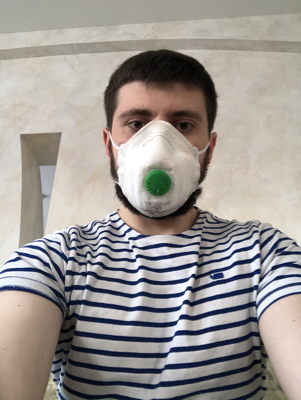
#> input picture foto12.png, 301 x 400 px
$ python cgpi.py
#> lines starting #> are read from the running program, lines starting #| are printed output that depends on the picture; after the words box and inside, x2 and y2 are one past the last pixel; in counts of white or black regions, pixels touching at a corner belong together
# Importa o OpenCV, a biblioteca principal para processar imagens.
import cv2

# Aqui carregamos um modelo pré-treinado que consegue detectar rostos humanos.
# Esse .xml é um arquivo que já vem com o OpenCV (ou pode ser baixado) e contém um modelo baseado em Haar features.
# Carrega os classificadores Haar pré-treinados

face_cascade = cv2.CascadeClassifier('haarcascade_frontalface_default.xml')
mask_cascade = cv2.CascadeClassifier('haarcascade_mask.xml')  # Detecta máscara

# Verifica se os arquivos foram carregados corretamente
if face_cascade.empty():
    print("Erro ao carregar haarcascade_frontalface_default.xml")
if mask_cascade.empty():
    print("Erro ao carregar haarcascade_mask.xml")

# Lê uma imagem
img = cv2.imread('foto12.png')
#> img is the input picture: shape (400, 301, 3); mean B, G, R 147.6, 151.9, 157.3

# Verifica se a imagem foi carregada corretamente
if img is None:
    print("Erro ao carregar a foto.")
    exit()

# Converte a imagem para escala de cinza. O Haar Cascade funciona melhor com
# imagens em preto e branco, porque ele analisa contraste e não cores

gray = cv2.cvtColor(img, cv2.COLOR_BGR2GRAY)
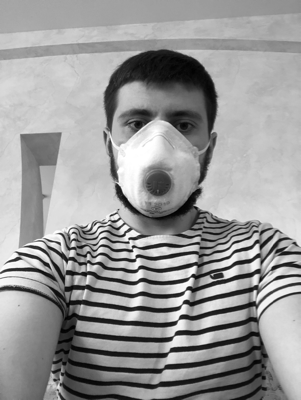
#> gray: shape (400, 301); min 0, max 255, mean 153

# Essa linha é onde a mágica acontece:
# gray: imagem em escala de cinza.
# 1.1: fator de escala (quanto menor, mais preciso e lento).
# 4: número de vizinhos necessários para confirmar um rosto (quanto maior, mais
# restrito).
# Esse comando retorna uma lista com os rostos encontrados. Cada rosto é uma tupla com
# as coordenadas (x, y, largura, altura).
faces = face_cascade.detectMultiScale(gray, 1.1, 4)
#> faces = [[73, 42, 172, 172]]

# Detecta máscaras na imagem
masks = mask_cascade.detectMultiScale(gray, 1.04, 3)
#> masks = [[94, 71, 137, 137]]

# Vai percorrer cada rosto detectado e recorta aquela área da imagem original
# Para cada máscara detectada, desenha um retângulo verde
for (x, y, w, h) in faces:
    # Região de interesse (somente o rosto)

    face_roi = img[y:y+h, x:x+w]
    # Desenha um retângulo azul em volta do rosto. Os parâmetros são:
    # # (x, y) → canto superior esquerdo
    # # (x+w, y+h) → canto inferior direito
    # # (255, 0, 0) → cor azul em BGR
    # # 2 → espessura da linha
    cv2.rectangle(img, (x, y), (x+w, y+h), (255, 0, 0), 2)

    # Esse laço percorre todas as máscaras detectadas na imagem
    # Cada item da lista é uma tupla com 4 valores:
    # (mx, my, mw, mh)
    # mx → coordenada X do canto superior esquerdo
    # my → coordenada Y do canto superior esquerdo
    # mw → largura da área
    # mh → altura da área

    for (mx, my, mw, mh) in masks:
        if len(masks) > 0:
            # Desenha um retângulo verde em volta da máscara detectada. Os parâmetros são:
            # (mx, my) → canto superior esquerdo
            # (mx+mw, my+mh) → canto inferior direito
            # (0, 255, 0) → cor verde em BGR (indica máscara encontrada)
            # 2 → espessura da linha
            cv2.rectangle(img, (mx, my), (mx+mw, my+mh), (0, 255, 0), 2)  # Verde
#> this loop made 1 pass
#> pass 1, `face_roi = img[y:y+h, x:x+w]`:
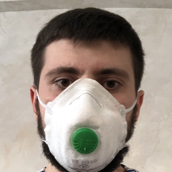
#> face_roi: shape (172, 172, 3); mean B, G, R 137.7, 148, 159.4
#> after the loop:
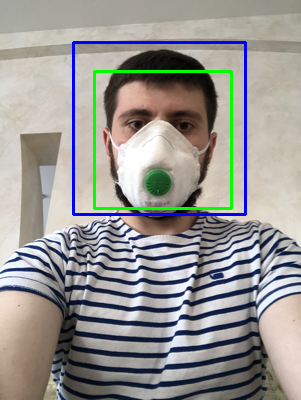
#> img: shape (400, 301, 3); 3.07% of pixels changed, all inside (x1, y1, x2, y2) = (72, 41, 247, 216)

# Exibe a imagem com os rostos detectados. O waitKey(0) faz com que o programa
# espere até você apertar alguma tecla. destroyAllWindows() fecha a janela depois.
cv2.imshow('Resultado', img)
cv2.waitKey(0)
cv2.destroyAllWindows()

$ run again, with foto1.png copied over foto12.png
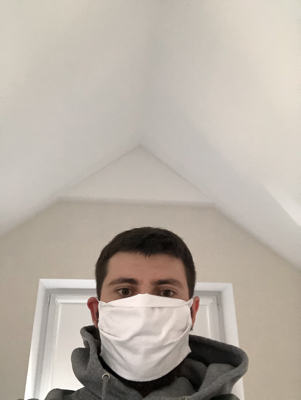
#> input picture foto1.png, 301 x 400 px
#> img is the input picture: shape (400, 301, 3); mean B, G, R 164.6, 174.4, 183.1
#> faces = [[71, 215, 151, 151]]
#> masks = [[84, 246, 125, 125]]
#> the loop `for (x, y, w, h) in faces:` made 1 pass
#> pass 1, `face_roi = img[y:y+h, x:x+w]`:
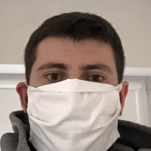
#> face_roi: shape (151, 151, 3); mean B, G, R 132.2, 141.4, 156.1
#> after the loop `for (x, y, w, h) in faces:`:
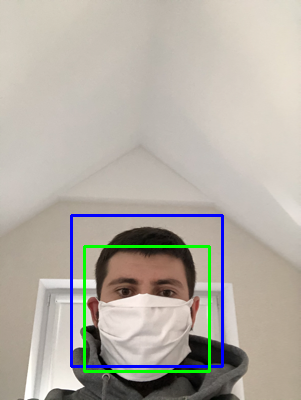
#> img: shape (400, 301, 3); 2.73% of pixels changed, all inside (x1, y1, x2, y2) = (70, 214, 224, 373)

$ run again, with foto11.png copied over foto12.png
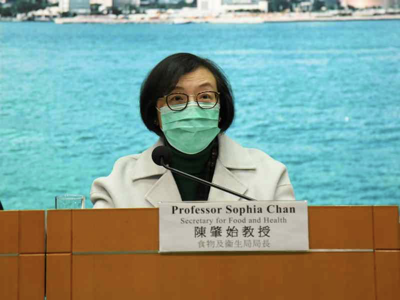
#> input picture foto11.png, 400 x 300 px
#> img is the input picture: shape (300, 400, 3); mean B, G, R 145, 156.6, 131.3
#> `gray = cv2.cvtColor(img, cv2.COLOR_BGR2GRAY)`:
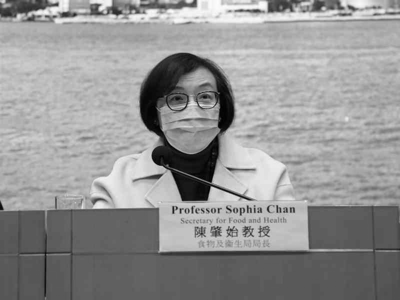
#> gray: shape (300, 400); min 0, max 253, mean 147.7
#> faces = [[117, 49, 141, 141]]
#> masks = [[151, 68, 80, 80], [209, 147, 63, 63]]
#> the loop `for (x, y, w, h) in faces:` made 1 pass
#> after the loop `for (x, y, w, h) in faces:`:
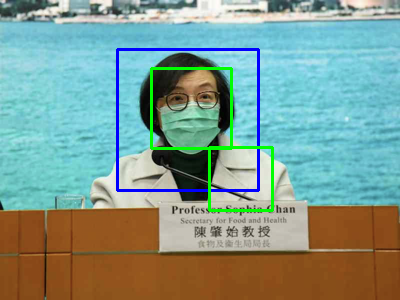
#> img: shape (300, 400, 3); 2.77% of pixels changed, all inside (x1, y1, x2, y2) = (116, 48, 274, 212)

$ run again, with foto14.png copied over foto12.png
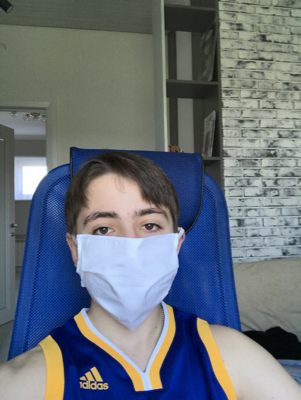
#> input picture foto14.png, 301 x 400 px
#> img is the input picture: shape (400, 301, 3); mean B, G, R 121.6, 113.3, 105.4
#> `gray = cv2.cvtColor(img, cv2.COLOR_BGR2GRAY)`:
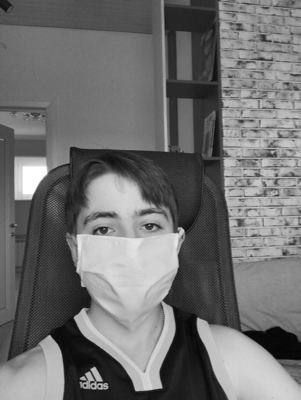
#> gray: shape (400, 301); min 5, max 255, mean 111.9
#> faces = [[32, 136, 194, 194]]
#> masks = [[223, 187, 29, 29], [2, 216, 26, 26], [216, 98, 27, 27], [58, 174, 137, 137]]
#> the loop `for (x, y, w, h) in faces:` made 1 pass
#> after the loop `for (x, y, w, h) in faces:`:
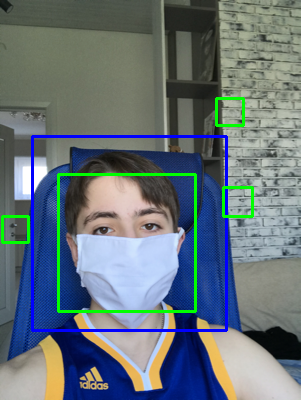
#> img: shape (400, 301, 3); 4.08% of pixels changed, all inside (x1, y1, x2, y2) = (1, 97, 254, 332)
